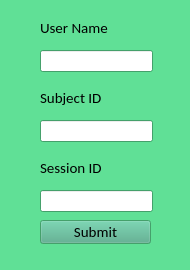
<?xml version="1.0" encoding="UTF-8"?>
<ui version="4.0">
 <class>UserNameLineEdit</class>
 <widget class="QWidget" name="UserNameLineEdit">
  <property name="geometry">
   <rect>
    <x>0</x>
    <y>0</y>
    <width>190</width>
    <height>270</height>
   </rect>
  </property>
  <property name="minimumSize">
   <size>
    <width>190</width>
    <height>270</height>
   </size>
  </property>
  <property name="maximumSize">
   <size>
    <width>190</width>
    <height>270</height>
   </size>
  </property>
  <property name="palette">
   <palette>
    <active>
     <colorrole role="WindowText">
      <brush brushstyle="SolidPattern">
       <color alpha="255">
        <red>0</red>
        <green>0</green>
        <blue>0</blue>
       </color>
      </brush>
     </colorrole>
     <colorrole role="Button">
      <brush brushstyle="SolidPattern">
       <color alpha="255">
        <red>96</red>
        <green>224</green>
        <blue>150</blue>
       </color>
      </brush>
     </colorrole>
     <colorrole role="Light">
      <brush brushstyle="SolidPattern">
       <color alpha="255">
        <red>190</red>
        <green>255</green>
        <blue>218</blue>
       </color>
      </brush>
     </colorrole>
     <colorrole role="Midlight">
      <brush brushstyle="SolidPattern">
       <color alpha="255">
        <red>143</red>
        <green>239</green>
        <blue>184</blue>
       </color>
      </brush>
     </colorrole>
     <colorrole role="Dark">
      <brush brushstyle="SolidPattern">
       <color alpha="255">
        <red>48</red>
        <green>112</green>
        <blue>75</blue>
       </color>
      </brush>
     </colorrole>
     <colorrole role="Mid">
      <brush brushstyle="SolidPattern">
       <color alpha="255">
        <red>64</red>
        <green>149</green>
        <blue>100</blue>
       </color>
      </brush>
     </colorrole>
     <colorrole role="Text">
      <brush brushstyle="SolidPattern">
       <color alpha="255">
        <red>0</red>
        <green>0</green>
        <blue>0</blue>
       </color>
      </brush>
     </colorrole>
     <colorrole role="BrightText">
      <brush brushstyle="SolidPattern">
       <color alpha="255">
        <red>255</red>
        <green>255</green>
        <blue>255</blue>
       </color>
      </brush>
     </colorrole>
     <colorrole role="ButtonText">
      <brush brushstyle="SolidPattern">
       <color alpha="255">
        <red>0</red>
        <green>0</green>
        <blue>0</blue>
       </color>
      </brush>
     </colorrole>
     <colorrole role="Base">
      <brush brushstyle="SolidPattern">
       <color alpha="255">
        <red>255</red>
        <green>255</green>
        <blue>255</blue>
       </color>
      </brush>
     </colorrole>
     <colorrole role="Window">
      <brush brushstyle="SolidPattern">
       <color alpha="255">
        <red>96</red>
        <green>224</green>
        <blue>150</blue>
       </color>
      </brush>
     </colorrole>
     <colorrole role="Shadow">
      <brush brushstyle="SolidPattern">
       <color alpha="255">
        <red>0</red>
        <green>0</green>
        <blue>0</blue>
       </color>
      </brush>
     </colorrole>
     <colorrole role="AlternateBase">
      <brush brushstyle="SolidPattern">
       <color alpha="255">
        <red>175</red>
        <green>239</green>
        <blue>202</blue>
       </color>
      </brush>
     </colorrole>
     <colorrole role="ToolTipBase">
      <brush brushstyle="SolidPattern">
       <color alpha="255">
        <red>255</red>
        <green>255</green>
        <blue>220</blue>
       </color>
      </brush>
     </colorrole>
     <colorrole role="ToolTipText">
      <brush brushstyle="SolidPattern">
       <color alpha="255">
        <red>0</red>
        <green>0</green>
        <blue>0</blue>
       </color>
      </brush>
     </colorrole>
     <colorrole role="PlaceholderText">
      <brush brushstyle="SolidPattern">
       <color alpha="127">
        <red>0</red>
        <green>0</green>
        <blue>0</blue>
       </color>
      </brush>
     </colorrole>
     <colorrole role="Accent">
      <brush brushstyle="SolidPattern">
       <color alpha="255">
        <red>255</red>
        <green>255</green>
        <blue>255</blue>
       </color>
      </brush>
     </colorrole>
    </active>
    <inactive>
     <colorrole role="WindowText">
      <brush brushstyle="SolidPattern">
       <color alpha="255">
        <red>0</red>
        <green>0</green>
        <blue>0</blue>
       </color>
      </brush>
     </colorrole>
     <colorrole role="Button">
      <brush brushstyle="SolidPattern">
       <color alpha="255">
        <red>96</red>
        <green>224</green>
        <blue>150</blue>
       </color>
      </brush>
     </colorrole>
     <colorrole role="Light">
      <brush brushstyle="SolidPattern">
       <color alpha="255">
        <red>190</red>
        <green>255</green>
        <blue>218</blue>
       </color>
      </brush>
     </colorrole>
     <colorrole role="Midlight">
      <brush brushstyle="SolidPattern">
       <color alpha="255">
        <red>143</red>
        <green>239</green>
        <blue>184</blue>
       </color>
      </brush>
     </colorrole>
     <colorrole role="Dark">
      <brush brushstyle="SolidPattern">
       <color alpha="255">
        <red>48</red>
        <green>112</green>
        <blue>75</blue>
       </color>
      </brush>
     </colorrole>
     <colorrole role="Mid">
      <brush brushstyle="SolidPattern">
       <color alpha="255">
        <red>64</red>
        <green>149</green>
        <blue>100</blue>
       </color>
      </brush>
     </colorrole>
     <colorrole role="Text">
      <brush brushstyle="SolidPattern">
       <color alpha="255">
        <red>0</red>
        <green>0</green>
        <blue>0</blue>
       </color>
      </brush>
     </colorrole>
     <colorrole role="BrightText">
      <brush brushstyle="SolidPattern">
       <color alpha="255">
        <red>255</red>
        <green>255</green>
        <blue>255</blue>
       </color>
      </brush>
     </colorrole>
     <colorrole role="ButtonText">
      <brush brushstyle="SolidPattern">
       <color alpha="255">
        <red>0</red>
        <green>0</green>
        <blue>0</blue>
       </color>
      </brush>
     </colorrole>
     <colorrole role="Base">
      <brush brushstyle="SolidPattern">
       <color alpha="255">
        <red>255</red>
        <green>255</green>
        <blue>255</blue>
       </color>
      </brush>
     </colorrole>
     <colorrole role="Window">
      <brush brushstyle="SolidPattern">
       <color alpha="255">
        <red>96</red>
        <green>224</green>
        <blue>150</blue>
       </color>
      </brush>
     </colorrole>
     <colorrole role="Shadow">
      <brush brushstyle="SolidPattern">
       <color alpha="255">
        <red>0</red>
        <green>0</green>
        <blue>0</blue>
       </color>
      </brush>
     </colorrole>
     <colorrole role="AlternateBase">
      <brush brushstyle="SolidPattern">
       <color alpha="255">
        <red>175</red>
        <green>239</green>
        <blue>202</blue>
       </color>
      </brush>
     </colorrole>
     <colorrole role="ToolTipBase">
      <brush brushstyle="SolidPattern">
       <color alpha="255">
        <red>255</red>
        <green>255</green>
        <blue>220</blue>
       </color>
      </brush>
     </colorrole>
     <colorrole role="ToolTipText">
      <brush brushstyle="SolidPattern">
       <color alpha="255">
        <red>0</red>
        <green>0</green>
        <blue>0</blue>
       </color>
      </brush>
     </colorrole>
     <colorrole role="PlaceholderText">
      <brush brushstyle="SolidPattern">
       <color alpha="127">
        <red>0</red>
        <green>0</green>
        <blue>0</blue>
       </color>
      </brush>
     </colorrole>
     <colorrole role="Accent">
      <brush brushstyle="SolidPattern">
       <color alpha="255">
        <red>255</red>
        <green>255</green>
        <blue>255</blue>
       </color>
      </brush>
     </colorrole>
    </inactive>
    <disabled>
     <colorrole role="WindowText">
      <brush brushstyle="SolidPattern">
       <color alpha="255">
        <red>48</red>
        <green>112</green>
        <blue>75</blue>
       </color>
      </brush>
     </colorrole>
     <colorrole role="Button">
      <brush brushstyle="SolidPattern">
       <color alpha="255">
        <red>96</red>
        <green>224</green>
        <blue>150</blue>
       </color>
      </brush>
     </colorrole>
     <colorrole role="Light">
      <brush brushstyle="SolidPattern">
       <color alpha="255">
        <red>190</red>
        <green>255</green>
        <blue>218</blue>
       </color>
      </brush>
     </colorrole>
     <colorrole role="Midlight">
      <brush brushstyle="SolidPattern">
       <color alpha="255">
        <red>143</red>
        <green>239</green>
        <blue>184</blue>
       </color>
      </brush>
     </colorrole>
     <colorrole role="Dark">
      <brush brushstyle="SolidPattern">
       <color alpha="255">
        <red>48</red>
        <green>112</green>
        <blue>75</blue>
       </color>
      </brush>
     </colorrole>
     <colorrole role="Mid">
      <brush brushstyle="SolidPattern">
       <color alpha="255">
        <red>64</red>
        <green>149</green>
        <blue>100</blue>
       </color>
      </brush>
     </colorrole>
     <colorrole role="Text">
      <brush brushstyle="SolidPattern">
       <color alpha="255">
        <red>48</red>
        <green>112</green>
        <blue>75</blue>
       </color>
      </brush>
     </colorrole>
     <colorrole role="BrightText">
      <brush brushstyle="SolidPattern">
       <color alpha="255">
        <red>255</red>
        <green>255</green>
        <blue>255</blue>
       </color>
      </brush>
     </colorrole>
     <colorrole role="ButtonText">
      <brush brushstyle="SolidPattern">
       <color alpha="255">
        <red>48</red>
        <green>112</green>
        <blue>75</blue>
       </color>
      </brush>
     </colorrole>
     <colorrole role="Base">
      <brush brushstyle="SolidPattern">
       <color alpha="255">
        <red>96</red>
        <green>224</green>
        <blue>150</blue>
       </color>
      </brush>
     </colorrole>
     <colorrole role="Window">
      <brush brushstyle="SolidPattern">
       <color alpha="255">
        <red>96</red>
        <green>224</green>
        <blue>150</blue>
       </color>
      </brush>
     </colorrole>
     <colorrole role="Shadow">
      <brush brushstyle="SolidPattern">
       <color alpha="255">
        <red>0</red>
        <green>0</green>
        <blue>0</blue>
       </color>
      </brush>
     </colorrole>
     <colorrole role="AlternateBase">
      <brush brushstyle="SolidPattern">
       <color alpha="255">
        <red>96</red>
        <green>224</green>
        <blue>150</blue>
       </color>
      </brush>
     </colorrole>
     <colorrole role="ToolTipBase">
      <brush brushstyle="SolidPattern">
       <color alpha="255">
        <red>255</red>
        <green>255</green>
        <blue>220</blue>
       </color>
      </brush>
     </colorrole>
     <colorrole role="ToolTipText">
      <brush brushstyle="SolidPattern">
       <color alpha="255">
        <red>0</red>
        <green>0</green>
        <blue>0</blue>
       </color>
      </brush>
     </colorrole>
     <colorrole role="PlaceholderText">
      <brush brushstyle="SolidPattern">
       <color alpha="127">
        <red>48</red>
        <green>112</green>
        <blue>75</blue>
       </color>
      </brush>
     </colorrole>
     <colorrole role="Accent">
      <brush brushstyle="SolidPattern">
       <color alpha="255">
        <red>145</red>
        <green>255</green>
        <blue>192</blue>
       </color>
      </brush>
     </colorrole>
    </disabled>
   </palette>
  </property>
  <property name="windowTitle">
   <string>Schema</string>
  </property>
  <widget class="QLineEdit" name="userNameLineEdit">
   <property name="geometry">
    <rect>
     <x>40</x>
     <y>50</y>
     <width>113</width>
     <height>22</height>
    </rect>
   </property>
  </widget>
  <widget class="QLabel" name="userNameLabel">
   <property name="geometry">
    <rect>
     <x>40</x>
     <y>20</y>
     <width>91</width>
     <height>16</height>
    </rect>
   </property>
   <property name="font">
    <font>
     <family>Calibri</family>
     <pointsize>11</pointsize>
     <italic>false</italic>
    </font>
   </property>
   <property name="text">
    <string>User Name</string>
   </property>
  </widget>
  <widget class="QLineEdit" name="subjectIdLineEdit">
   <property name="geometry">
    <rect>
     <x>40</x>
     <y>120</y>
     <width>113</width>
     <height>22</height>
    </rect>
   </property>
  </widget>
  <widget class="QLabel" name="subjectIdLabel">
   <property name="geometry">
    <rect>
     <x>40</x>
     <y>90</y>
     <width>101</width>
     <height>16</height>
    </rect>
   </property>
   <property name="font">
    <font>
     <family>Calibri</family>
     <pointsize>11</pointsize>
    </font>
   </property>
   <property name="text">
    <string>Subject ID</string>
   </property>
  </widget>
  <widget class="QPushButton" name="submitPushButton">
   <property name="geometry">
    <rect>
     <x>40</x>
     <y>220</y>
     <width>111</width>
     <height>24</height>
    </rect>
   </property>
   <property name="palette">
    <palette>
     <active>
      <colorrole role="Button">
       <brush brushstyle="SolidPattern">
        <color alpha="255">
         <red>76</red>
         <green>168</green>
         <blue>133</blue>
        </color>
       </brush>
      </colorrole>
     </active>
     <inactive>
      <colorrole role="Button">
       <brush brushstyle="SolidPattern">
        <color alpha="255">
         <red>76</red>
         <green>168</green>
         <blue>133</blue>
        </color>
       </brush>
      </colorrole>
     </inactive>
     <disabled>
      <colorrole role="Button">
       <brush brushstyle="SolidPattern">
        <color alpha="255">
         <red>76</red>
         <green>168</green>
         <blue>133</blue>
        </color>
       </brush>
      </colorrole>
     </disabled>
    </palette>
   </property>
   <property name="font">
    <font>
     <family>Calibri</family>
     <pointsize>11</pointsize>
    </font>
   </property>
   <property name="text">
    <string>Submit</string>
   </property>
  </widget>
  <widget class="QLabel" name="sesssionIdLabel">
   <property name="geometry">
    <rect>
     <x>40</x>
     <y>160</y>
     <width>101</width>
     <height>16</height>
    </rect>
   </property>
   <property name="font">
    <font>
     <family>Calibri</family>
     <pointsize>11</pointsize>
    </font>
   </property>
   <property name="text">
    <string>Session ID</string>
   </property>
  </widget>
  <widget class="QLineEdit" name="sessionIdLineEdit">
   <property name="geometry">
    <rect>
     <x>40</x>
     <y>190</y>
     <width>113</width>
     <height>22</height>
    </rect>
   </property>
  </widget>
 </widget>
 <resources/>
 <connections/>
</ui>
